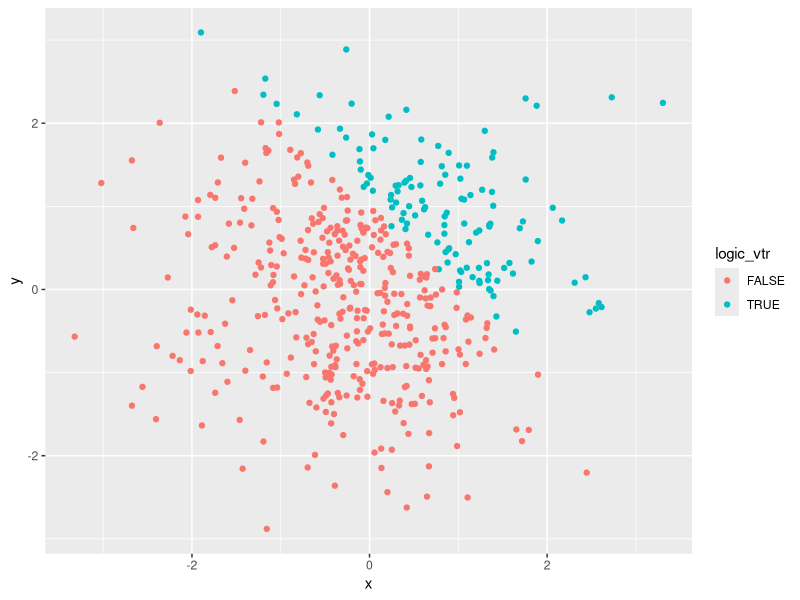
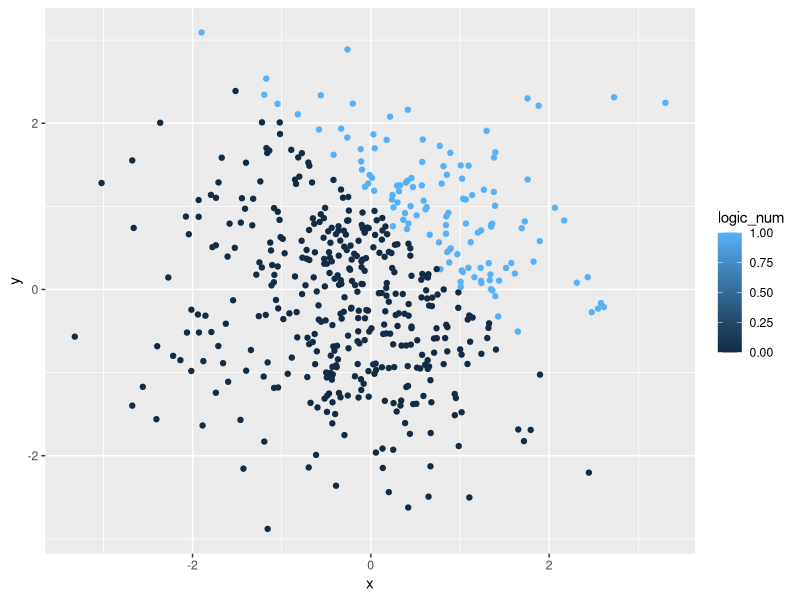
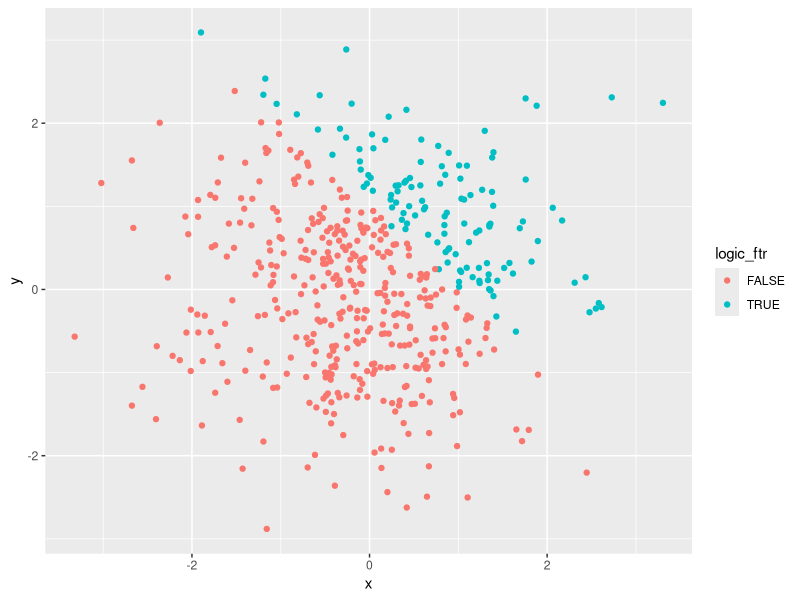

Reproduce these figures in R, in order.
## ---- chunk 1
knitr::opts_chunk$set(echo = TRUE)
library(tidyverse)

## ---- chunk 2
set.seed(100)

## set four variables in data frame
rand_norm <- rnorm(8)
log_vec <- rand_norm>0
char_vec <- c("husky","Akita","Shiba Inu","Alaska","Samoyed","Pekingese",
              "British Blue Cat","Orange Cat")
level_vec <- c("Low","High","High","Low","Low","Mid","Mid","Mid")%>%factor()

## combine them together and create a new data frame
prob1_df <- tibble(rand_norm,log_vec,char_vec,level_vec)
prob1_df

## see mean of four variable
mean(pull(prob1_df,rand_norm)) ## it works!
mean(pull(prob1_df,log_vec)) ## it also works!
mean(pull(prob1_df,char_vec)) ## it does not work and returns NA
mean(pull(prob1_df,level_vec)) ## it does not work and returns NA
## ---- chunk 3
log_num <- as.numeric(log_vec)
log_num
char_num <- as.numeric(char_vec)
char_num
fac_num <- as.numeric(level_vec)
fac_num
## ---- chunk 4
## in last chunk, we convert log_vec into numeric vector log_num
logNumRD <- log_num*rand_norm 
logNumRD
logFacRD <- as.factor(log_vec)*rand_norm ## multiplying seems quite useless
logFacRD
logFacNumRD <- (as.factor(log_vec)%>%as.numeric())*rand_norm
logFacNumRD
## ---- chunk 5
x <- rnorm(500)
y <- rnorm(500)
logic_vtr <- (x+y)>1
logic_num <- as.numeric(logic_vtr)
logic_ftr <- as.factor(logic_vtr)

plot_df <- tibble(x,y,logic_vtr,logic_num,logic_ftr)
plot_df
## ---- chunk 6
ggplot(plot_df, aes(x=x,y=y,color=logic_vtr))+geom_point()

ggplot(plot_df, aes(x=x,y=y,color=logic_num))+geom_point()

ggplot(plot_df, aes(x=x,y=y,color=logic_ftr))+geom_point()
